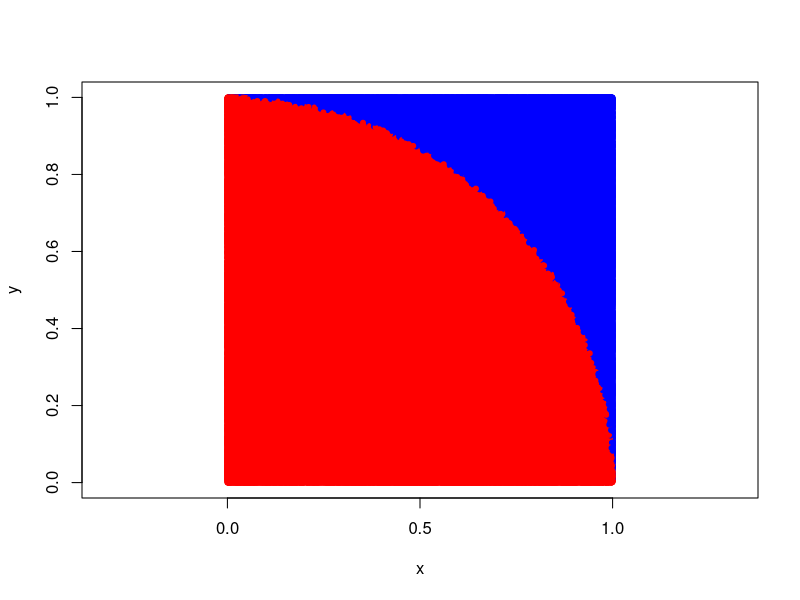

This chart was generated by the following R code:
# HW 2 Pi Estimation
# Sorawis Chongterdtoonskul 65011544

set.seed(544) #set random seed

my.Pi <- function(n) #function named after the subject
{
	x = runif (n, min=0, max=1)	#generate random number between 0 and 1
	y = runif (n, min=0, max=1)	#generate random number between 0 and 1
	r = sqrt((x^2) + (y^2))		#calculate the radius of every points

	num.circle.dots = sum(r<= 1)	#count the number of dots in the circle
	num.square.dots = n			#count the number of dots in the square
	ratio = num.circle.dots/num.square.dots #calculate the ratio

	pi_estimate = 4 * ratio       #calculate the pi estimate
	print("estimated pie is:")   
	print(pi_estimate)			 #print the pi estimate

	print("absolute diff from 3.14159")
	print(abs(pi_estimate - 3.14159)) #print the absolute difference
	
	plot(x, y, col = ifelse(r <= 1, "red", "blue"), asp = 1, pch = 20) 
	print("plot success")
	#plot the points
	#first argument is x coordinate. second argument is y coordinate
	#third argument is color. if r <= 1, then color is red. else, color is blue
}

#my.Pi(500000)
#my.Pi(1000000)
my.Pi(2000000)

